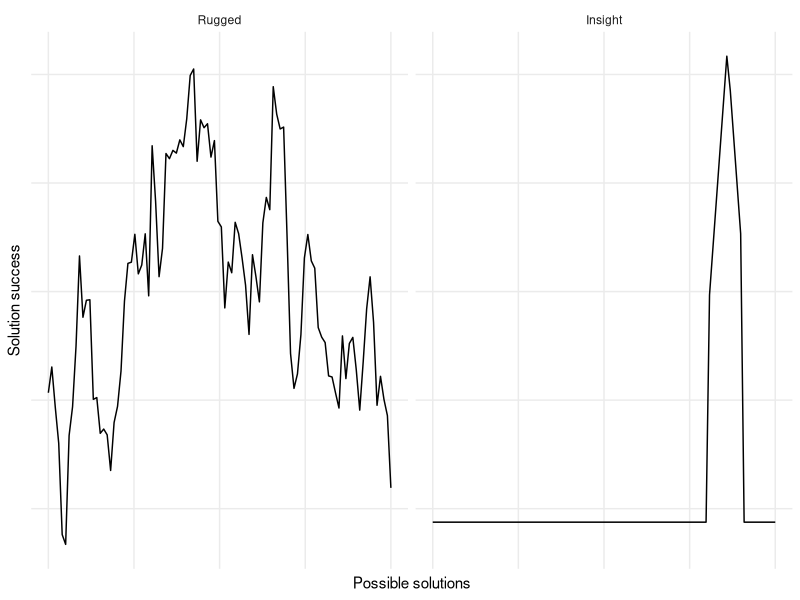

Reproduce this figure in R.
# ---- problem-spaces
library(ggplot2)
library(tidyr)
library(dplyr)
library(stringr)

problem_space_levels <- c("rugged", "insight")

x_range <- seq(-5, 5, length.out = 100)

curves <- list(
  rugged = function(x) {
    # brownian noise
    sig2 <- 0.01
    noise <- rnorm(length(x) - 1, sd = sqrt(sig2))
    c(0, cumsum(noise))
  },
  insight = function(x) {
    # washington monument
    floor <- 0
    ifelse(x < 3 | x > 4, floor,
           -abs(x - 3.6) * 10 + 10)
  }
)
to_z <- function(x) (x - mean(x))/sd(x)

set.seed(683)  # reproducible random
mountains <- lapply(curves, function(curve_fn) curve_fn(x_range) %>% to_z) %>%
  as.data.frame %>%
  mutate(x = x_range) %>%
  gather(problem_space, y, -x) %>%
  mutate(
    problem_space = factor(problem_space, levels = problem_space_levels,
                           labels = str_to_title(problem_space_levels)),
    # Lower insight problem. NB: labels are titlecase 
    y = ifelse(problem_space == "Insight", y - 1.8, y)
  )

ggplot(mountains, aes(x, y)) +
  geom_line(aes(group = problem_space)) +
  facet_wrap("problem_space") +
  scale_x_continuous("Possible solutions", labels = NULL) +
  scale_y_continuous("Solution success", labels = NULL) +
  theme_minimal() +
  theme(
    axis.ticks = element_blank(),
    panel.grid.minor = element_blank()
  )